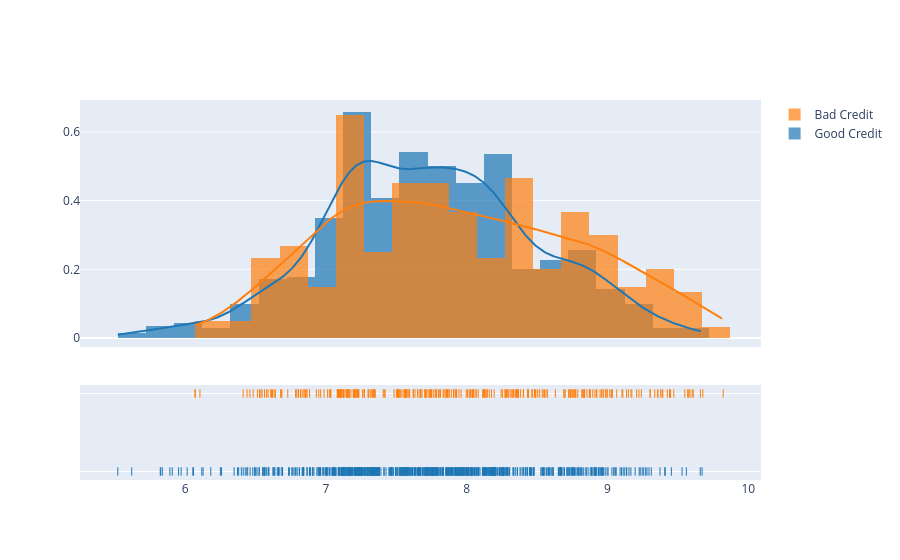

The notebook cell saved with this chart:
### Code cell
# Add histogram data
x1 = np.log(df_good["Credit amount"])
x2 = np.log(df_bad["Credit amount"])

# Group data together
hist_data = [x1, x2]

group_labels = ["Good Credit", "Bad Credit"]

# Create distplot with custom bin_size
fig = ff.create_distplot(hist_data, group_labels, bin_size=0.2)

# Plot!
py.iplot(fig, filename="Distplot with Multiple Datasets")

plot10 = fig

### Figure 1 — Plotly figure (JSON) as saved in the notebook; plotly's stock layout.template omitted (floating-point values rounded to 4 significant figures; data arrays with more than 128 entries replaced by an {"elided": "..."} marker saying what was removed)
{"data": [{"histnorm": "probability density", "legendgroup": "Good Credit", "marker": {"color": "rgb(31, 119, 180)"}, "name": "Good Credit", "opacity": 0.7, "type": "histogram", "x": {"elided": "700 float values"}, "xaxis": "x", "xbins": {"end": 9.671, "size": 0.2, "start": 5.521}, "yaxis": "y"}, {"histnorm": "probability density", "legendgroup": "Bad Credit", "marker": {"color": "rgb(255, 127, 14)"}, "name": "Bad Credit", "opacity": 0.7, "type": "histogram", "x": {"elided": "300 float values"}, "xaxis": "x", "xbins": {"end": 9.821, "size": 0.2, "start": 6.071}, "yaxis": "y"}, {"legendgroup": "Good Credit", "marker": {"color": "rgb(31, 119, 180)"}, "mode": "lines", "name": "Good Credit", "showlegend": false, "type": "scatter", "x": {"elided": "500 float values"}, "xaxis": "x", "y": {"elided": "500 float values"}, "yaxis": "y"}, {"legendgroup": "Bad Credit", "marker": {"color": "rgb(255, 127, 14)"}, "mode": "lines", "name": "Bad Credit", "showlegend": false, "type": "scatter", "x": {"elided": "500 float values"}, "xaxis": "x", "y": {"elided": "500 float values"}, "yaxis": "y"}, {"legendgroup": "Good Credit", "marker": {"color": "rgb(31, 119, 180)", "symbol": "line-ns-open"}, "mode": "markers", "name": "Good Credit", "showlegend": false, "type": "scatter", "x": {"elided": "700 float values"}, "xaxis": "x", "y": {"elided": "700 str values"}, "yaxis": "y2"}, {"legendgroup": "Bad Credit", "marker": {"color": "rgb(255, 127, 14)", "symbol": "line-ns-open"}, "mode": "markers", "name": "Bad Credit", "showlegend": false, "type": "scatter", "x": {"elided": "300 float values"}, "xaxis": "x", "y": {"elided": "300 str values"}, "yaxis": "y2"}], "layout": {"autosize": true, "barmode": "overlay", "hovermode": "closest", "legend": {"traceorder": "reversed"}, "xaxis": {"anchor": "y2", "autorange": true, "domain": [0, 1], "range": [5.256, 10.09], "type": "linear", "zeroline": false}, "yaxis": {"anchor": "free", "autorange": true, "domain": [0.35, 1], "position": 0, "range": [-0.02618, 0.6931], "type": "linear"}, "yaxis2": {"anchor": "x", "autorange": true, "domain": [0, 0.25], "dtick": 1, "range": [-0.1818, 1.182], "showticklabels": false, "type": "category"}}}
